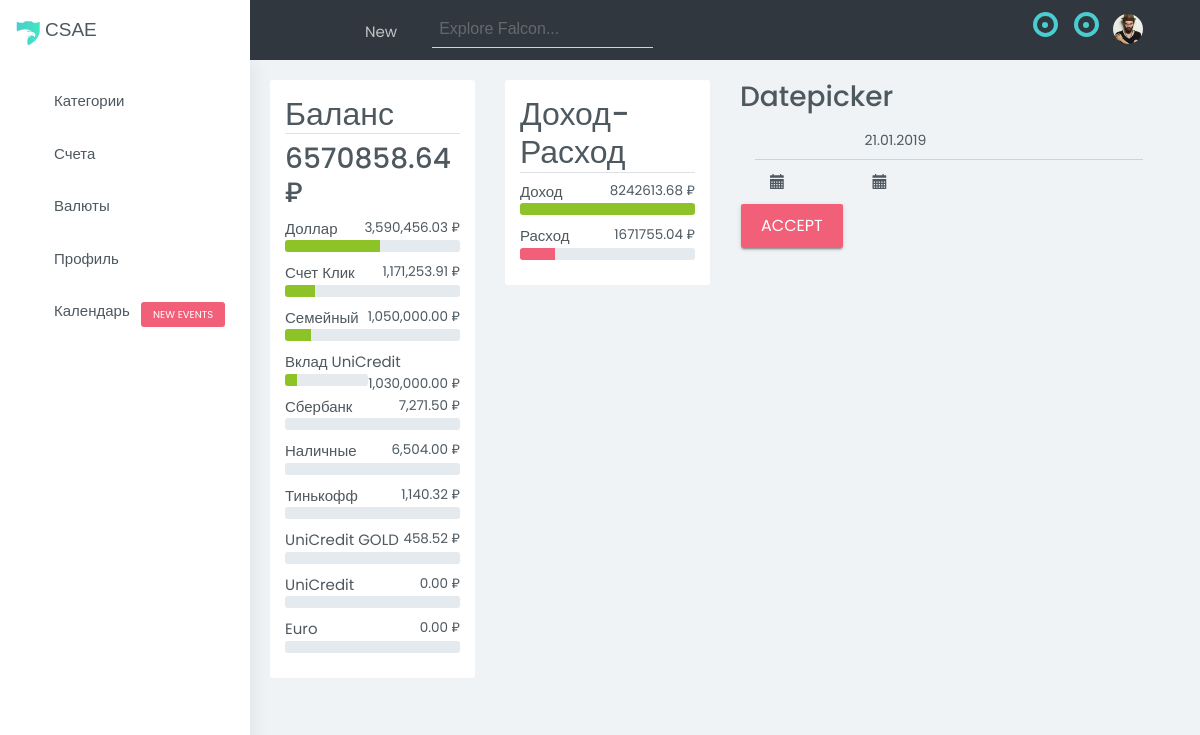
The page / on the database its author committed.
### db.py (models this page shows, shortened)
class Account(Base):
    __tablename__ = 'accounts'
    id = Column(Integer, primary_key=True)
    account = Column(String(70))

### server.py (the view)
@app.route("/")
def index():
    get_start_data = request.args.get('get_start_data')
    get_end_data = request.args.get('get_end_data')
    if get_start_data == None or get_end_data == None:
        get_start_data = '16.03.2016'
        get_end_data = datetime.datetime.now().strftime('%d.%m.%Y')
    print(get_start_data, type(get_start_data))
    start_data = datetime.datetime.strptime(get_start_data, '%d.%m.%Y')
    end_data = datetime.datetime.strptime(get_end_data, '%d.%m.%Y')
    outcome_operations = []
    outcome_query = u.query.filter(u.outcome != 0).filter(u.date >= start_data).filter(u.date <= end_data).all()
    for row in outcome_query:
        if row.category != '':
            outcome_operations.append(row.outcome)
    all_period_outcome = round(sum(outcome_operations), 2)
    income_operations = []
    income_query = u.query.filter(u.income != 0).filter(u.date >= start_data).filter(u.date <= end_data).all()
    for row in income_query:
        if row.category != '':
            income_operations.append(row.income)
    all_period_income = round(sum(income_operations), 2)
    if all_period_outcome > all_period_income:
        all_period_outcome_percent = 100
        all_period_income_percent = int(all_period_income * 100 / all_period_outcome)
    else:
        all_period_income_percent = 100
        all_period_outcome_percent = int(all_period_outcome * 100 / all_period_income)
    balance = round(all_period_income - all_period_outcome, 2)
    list_of_accounts = Account.query.all()
    account_value = []
    value_all = 0
    for account in list_of_accounts:
        income_account_list = []
        outcome_account_list = []
        outcome_query_accounts = u.query.filter(u.outcome_account == account.account).filter(u.date >= start_data).filter(u.date <= end_data).all()
        for row in outcome_query_accounts:
            if row.outcome_currency == 'RUB':
                outcome_account_list.append(row.outcome)
            elif row.outcome_currency == 'USD':
                usd_in_rub = row.outcome * 66.9
                outcome_account_list.append(usd_in_rub)
            elif row.outcome_currency == 'EUR':
                eur_in_rub = row.outcome * 76.73
                outcome_account_list.append(eur_in_rub)
        income_query_accounts = u.query.filter(u.income_account == account.account).filter(u.date >= start_data).filter(u.date <= end_data).all()
        for row in income_query_accounts:
            if row.income_currency == 'RUB':
                income_account_list.append(row.income)
            elif row.income_currency == 'USD':
                usd_in_rub = row.income * 66.9
                income_account_list.append(usd_in_rub)
            elif row.income_currency == 'EUR':
                eur_in_rub = row.income * 76.73
                income_account_list.append(eur_in_rub)
        value = round(sum(income_account_list) - sum(outcome_account_list), 2)
        percent_value = int(value * 100 / balance)
        value_all += value
        account_value.append([account.account, value, percent_value])
    account_value = sorted(account_value, key=lambda tup: tup[1], reverse=True)
    for acc_val in account_value:
        acc_val[1] = format(acc_val[1], ',.2f')
    set_of_category = set()
    all_data = u.query.filter(u.date >= start_data).filter(u.date <= end_data).all()
    for row in all_data:
        if row.category != '':
            set_of_category.add(row.category)
    print(set_of_category)
    green_category = []
    red_category = []
    for category in set_of_category:
        income_category_list = []
        outcome_category_list = []
        query_category = u.query.filter(u.category == category).filter(u.date >= start_data).filter(u.date <= end_data).all()
        for row in query_category:
            if row.outcome_currency == 'RUB':
                outcome_category_list.append(row.outcome)
            elif row.outcome_currency == 'USD':
                usd_in_rub = row.outcome * 66.9
                outcome_category_list.append(usd_in_rub)
            elif row.outcome_currency == 'EUR':
                eur_in_rub = row.outcome * 76.73
                outcome_category_list.append(eur_in_rub)
        print(outcome_category_list)
        for row in query_category:
            if row.income_currency == 'RUB':
                income_category_list.append(row.income)
            elif row.income_currency == 'USD':
                usd_in_rub = row.income * 66.9
                income_category_list.append(usd_in_rub)
            elif row.income_currency == 'EUR':
                eur_in_rub = row.income * 76.73
                income_category_list.append(eur_in_rub)
        print(income_category_list)
        value = round(sum(income_category_list) - sum(outcome_category_list), 2)
        if value > 0:
            green_category.append([category, value])
        elif value < 0:
            red_category.append([category, value])
    red_category = sorted(red_category, key=lambda tup: tup[1])
    green_category = sorted(green_category, key=lambda tup: tup[1], reverse=True)
    for cat_val in red_category:
        cat_val[1] = format(cat_val[1], ',.2f')
    for cat_val in green_category:
        cat_val[1] = format(cat_val[1], ',.2f')
    return render_template('index.html', all_period_outcome=all_period_outcome, all_period_income=all_period_income,
                           all_period_outcome_percent=all_period_outcome_percent,
                           all_period_income_percent=all_period_income_percent,
                           balance=balance, account_value=account_value, red_category=red_category,
                           green_category=green_category)

### templates/index.html (shortened to what this page needs)
<!doctype html>
<html class="no-js " lang="en">
<head>
<link rel="stylesheet" href="static/js/vendor/bootstrap/css/bootstrap.min.css">
<link rel="stylesheet" href="static/js/vendor/morris/morris.css">
<link rel="stylesheet" href="static/css/bootstrap-datetimepicker.min.css" />
<link rel="stylesheet" href="static/css/main.css">
</head>
<body id="falcon" class="main_Wrapper">
    <div id="wrap">
        <div id="header">
            <header class="clearfix">
                <div class="branding">
                    <a class="brand" href="index.html">
                        <span>CSAE</span>
                    </a>
                </div>
                <ul class="nav-left float-left list-unstyled list-inline">
                    <li class="leftmenu-collapse">
                        <a role="button" tabindex="0" class="collapse-leftmenu">
                            <i class="fa fa-outdent"></i>
                        </a>
                    </li>
                    <li class="dropdown leftmenu-collapse">
                        <a href="javascript:void(0);" class="dropdown-toggle" data-toggle="dropdown">
                            <i class="fa fa-language"></i>
                        </a>
                    </li>
                    <li class="dropdown leftmenu-collapse">
                        <a href="javascript:void(0);" class="dropdown-toggle" data-toggle="dropdown">
                            <i class="fa fa-plus mr-5"></i>New
                        </a>
                    </li>
                </ul>
                <div class="search" id="main-search">
                    <input type="text" class="form-control underline-input" placeholder="Explore Falcon...">
                </div>
                <ul class="nav-right float-right list-inline">
                    <li class="dropdown users">
                        <a href="javascript:void(0);" class="dropdown-toggle" data-toggle="dropdown">
                            <i class="fa fa-th"></i>
                        </a>
                    </li>
                    <li class="dropdown messages">
                        <a href="javascript:void(0);" class="dropdown-toggle" data-toggle="dropdown">
                            <i class="fa fa-envelope"></i>
                            <div class="notify">
                                <span class="heartbit"></span>
                                <span class="point"></span>
                            </div>
                        </a>
                    </li>
                    <li class="dropdown notifications">
                        <a href="javascript:void(0);" class="dropdown-toggle" data-toggle="dropdown">
                            <i class="fa fa-bell"></i>
                            <div class="notify">
                                <span class="heartbit"></span>
                                <span class="point"></span>
                            </div>
                        </a>
                    </li>
                    <li class="dropdown nav-profile">
                        <a href="javascript:void(0);" class="dropdown-toggle" data-toggle="dropdown">
                            <img src="static/images/profile-photo.jpg" alt="" class="0 size-30x30"> </a>
                    </li>
                    <li class="toggle-right-leftmenu">
                        <a role="button" tabindex="0">
                            <i class="fa fa-align-left"></i>
                        </a>
                    </li>
                </ul>
            </header>
        </div>
        <div id="controls">
            <aside id="leftmenu">
                <div id="leftmenu-wrap">
                    <div class="panel-group slim-scroll" role="tablist">
                        <div class="panel panel-default">
                            <div id="leftmenuNav" class="panel-collapse collapse show" role="tabpanel">
                                <div class="panel-body">
                                    <ul id="navigation">
                                        <li>
                                            <a role="button" tabindex="0">
                                                <i class="fa fa-envelope"></i>
                                                <span>Категории</span>
                                            </a>
                                        </li>
                                        <li>
                                            <a role="button" tabindex="0">
                                                <i class="fa fa-list"></i>
                                                <span>Счета</span>
                                            </a>
                                        </li>
                                        <li>
                                            <a role="button" tabindex="0">
                                                <i class="fa fa-leaf"></i>
                                                <span>Валюты</span>
                                            </a>
                                        </li>
                                        <li>
                                            <a href="profile.html">
                                                <i class="fa fa-user"></i>
                                                <span>Профиль</span>
                                            </a>
                                        </li>
                                        <li>
                                            <a href="calendar.html">
                                                <i class="fa fa-calendar-check-o"></i>
                                                <span>Календарь</span>
                                                <span class="label label-primary">new events</span>
                                            </a>
                                        </li>
                                                    </ul>
                                </div>
                            </div>
                        </div>
                    </div>
                </div>
            </aside>
        </div>
        <section id="content">
            <div class="page dashboard-page">
                <div class="row clearfix stats">
                    <div class="col-lg-3 col-sm-12 col-md-6">
                        <div class="boxs">
                            <div class="boxs-body">
                                <h2 class="mt-0 border-bottom">Баланс</h2>
                                <h3 class="mt-0">{{ balance }} ₽</h3>
                                {% for acc_val in account_value %}
                                <div>
                                    <span>{{ acc_val.0 }}</span>
                                    <small class="float-right">{{ acc_val.1 }} ₽</small>
                                </div>
                                <div class="progress progress-striped progress-sm">
                                    <div style="width: {{ acc_val.2 }}%;" class="progress-bar progress-bar-green"></div>
                                </div>
                                {% endfor %}
                            </div>
                        </div>
                    </div>
                    <div class="col-lg-3 col-sm-12 col-md-6">
                        <div class="boxs">
                            <div class="boxs-body">
                                <h2 class="mt-0 border-bottom">Доход-Расход</h2>
                            <div>
                                <span>Доход</span>
                                <small class="float-right">{{ all_period_income }} ₽</small>
                            </div>
                            <div class="progress progress-striped progress-sm">
                                <div style="width: {{ all_period_income_percent }}%;" class="progress-bar progress-bar-green"></div>
                            </div>
                            <div>
                                <span>Расход</span>
                                <small class="float-right">{{ all_period_outcome }} ₽</small>
                            </div>
                            <div class="progress progress-striped progress-sm">
                                <div style="width: {{ all_period_outcome_percent }}%;" class="progress-bar progress-bar-blush"></div>
                            </div>
                            </div>
                            </div>
                        </div>
                        <div class="col-lg-3 col-sm-12 col-md-6">
                            <div class="boxs-header">
                                <h3 class="custom-font hb-blush">Datepicker</h3>
                            </div>
                            <div class="boxs-body">
                                <form class="form-inline" action="" method="GET">
									<div class="col-md-6">
                                     <div class="input-group date" id="datetimepicker1">
                                     <input type="text" name="get_start_data" class="form-control" />
                                     <span class="input-group-addon">
                                        <span class="glyphicon-calendar glyphicon"></span>
                                     </span>
                                     </div>
                                    </div>
                                    <div class="col-md-6">
                                     <div class="input-group date" id="datetimepicker2">
                                     <input type="text" name="get_end_data" class="form-control" />
                                     <span class="input-group-addon">
                                        <span class="glyphicon-calendar glyphicon"></span>
                                     </span>
                                     </div>
                                    </div>
                                    <button type="submit" class="btn btn-raised btn-primary">Accept</button>
                                </form>
                            </div>
                        </div>
                    </div>
            </div>
        </section>
    </div>
</body>
</html>

### rows shown on the page
Account: account "Доллар", acc_val "3,590,456.03", {{ acc_val.2 }} 54 (drawn)
Account: account "Счет Клик", acc_val "1,171,253.91", {{ acc_val.2 }} 17 (drawn)
Account: account "Семейный", acc_val "1,050,000.00", {{ acc_val.2 }} 15 (drawn)
Account: account "Вклад UniCredit", acc_val "1,030,000.00", {{ acc_val.2 }} 15 (drawn)
Account: account "Сбербанк", acc_val "7,271.50"
Account: account "Наличные", acc_val "6,504.00"
Account: account "Тинькофф", acc_val "1,140.32"
Account: account "UniCredit GOLD", acc_val "458.52"
Account: account "UniCredit", acc_val "0.00"
Account: account "Euro", acc_val "0.00"

### other values the page prints
{{ balance }} "6570858.64"
{{ all_period_income }} "8242613.68"
{{ all_period_outcome }} "1671755.04"
